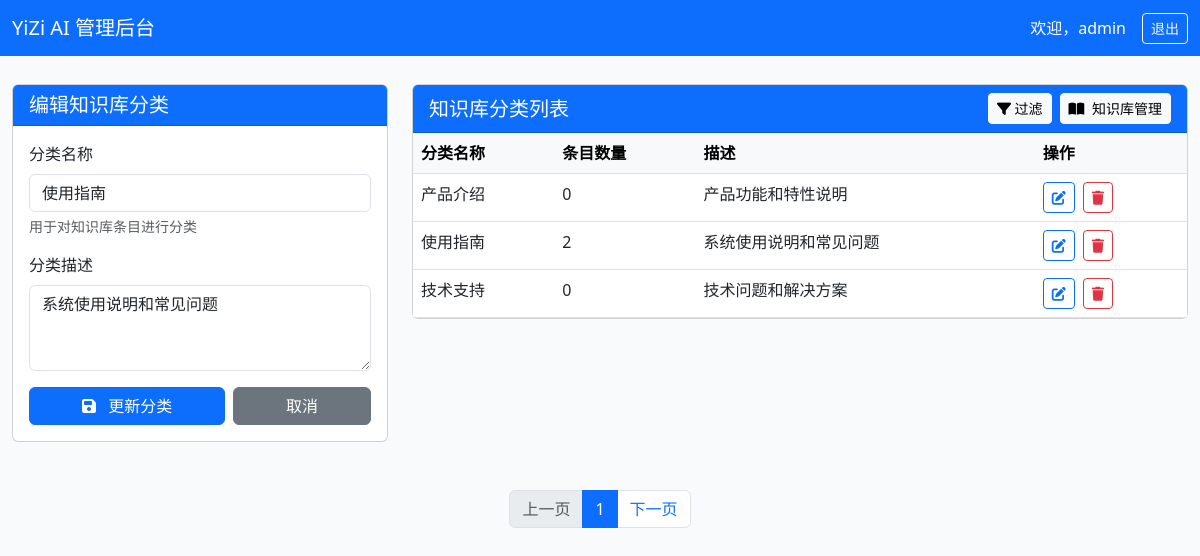
/admin/kb_categories.php?edit=1 (signed in), run on the app's committed database.
### tables this page shows
CREATE TABLE `kb_categories` (
  `id` int(11) NOT NULL AUTO_INCREMENT,
  `name` varchar(100) NOT NULL COMMENT '分类名称',
  `description` text COMMENT '分类描述',
  `sort_order` int(11) DEFAULT 0 COMMENT '排序',
  `created_at` timestamp NOT NULL DEFAULT CURRENT_TIMESTAMP COMMENT '创建时间',
  PRIMARY KEY (`id`),
  KEY `idx_sort_order` (`sort_order`)
);

### admin/kb_categories.php (the view, shortened to what this page needs)
<?php
require 'auth.php';
$stmt = $pdo->query("SELECT * FROM kb_categories ORDER BY name");
$categories = $stmt->fetchAll(PDO::FETCH_ASSOC);
$edit_category = null;
if (isset($_GET['edit'])) {
    $stmt = $pdo->prepare("SELECT * FROM kb_categories WHERE id = ?");
    $stmt->execute([$_GET['edit']]);
    $edit_category = $stmt->fetch(PDO::FETCH_ASSOC);
}
?>
<!DOCTYPE html>
<html lang="zh-CN">
<head>
    <link href="https://cdn.bootcdn.net/ajax/libs/bootstrap/5.3.0/css/bootstrap.min.css" rel="stylesheet">
    <link href="https://cdnjs.cloudflare.com/ajax/libs/font-awesome/6.4.0/css/all.min.css" rel="stylesheet">
</head>
<body>
    <nav class="navbar navbar-expand-lg navbar-dark bg-primary fixed-top">
        <div class="container-fluid">
            <a class="navbar-brand" href="#">YiZi AI 管理后台</a>
            <div class="d-flex align-items-center">
                <span class="text-white me-3">欢迎，<?= htmlspecialchars($_SESSION['user']['username']) ?></span>
                <a href="../logout.php" class="btn btn-outline-light btn-sm">退出</a>
            </div>
        </div>
    </nav>
    <div class="container-fluid mt-4">
        <div class="row">
            <div class="col-md-4">
                <div class="card mb-4">
                    <div class="card-header bg-primary text-white">
                        <h5 class="mb-0"><?= $edit_category ? '编辑知识库分类' : '添加新知识库分类' ?></h5>
                    </div>
                    <div class="card-body">
                        <form method="post">
                            <div class="mb-3">
                                <label class="form-label">分类名称</label>
                                <input type="text" name="name" class="form-control" required
                                       value="<?= $edit_category['name'] ?? '' ?>">
                                <div class="form-text">用于对知识库条目进行分类</div>
                            </div>
                            <div class="mb-3">
                                <label class="form-label">分类描述</label>
                                <textarea name="description" class="form-control" rows="3"><?=
                                    $edit_category['description'] ?? ''
                                ?></textarea>
                            </div>
                            <div class="d-flex gap-2">
                                <button type="submit" class="btn btn-primary flex-fill">
                                    <i class="fas fa-save me-2"></i>
                                    <?= $edit_category ? '更新分类' : '创建分类' ?>
                                </button>
                                <?php if ($edit_category): ?>
                                    <a href="kb_categories.php" class="btn btn-secondary flex-fill">取消</a>
                                <?php endif; ?>
                            </div>
                        </form>
                    </div>
                </div>
            </div>
            <div class="col-md-8">
                <div class="card">
                    <div class="card-header bg-primary text-white d-flex justify-content-between align-items-center">
                        <h5 class="mb-0">知识库分类列表</h5>
                        <div class="d-flex gap-2">
                            <button class="btn btn-light btn-sm" data-bs-toggle="collapse" href="#filterPanel">
                                <i class="fas fa-filter"></i> 过滤
                            </button>
                            <a href="kb-manager.php" class="btn btn-light btn-sm">
                                <i class="fas fa-book-open me-1"></i> 知识库管理
                            </a>
                        </div>
                    </div>
                    <div class="card-body p-0">
                        <div class="table-responsive">
                            <table class="table table-hover mb-0">
                                <thead class="table-light">
                                    <tr>
                                        <th>分类名称</th>
                                        <th>条目数量</th>
                                        <th>描述</th>
                                        <th>操作</th>
                                    </tr>
                                </thead>
                                <tbody>
                                    <?php foreach ($categories as $category):
                                        $stmt = $pdo->prepare("SELECT COUNT(*) FROM kb_entries WHERE category_id = ?");
                                        $stmt->execute([$category['id']]);
                                        $entry_count = $stmt->fetchColumn();
                                    ?>
                                        <tr class="category-card">
                                            <td><?= htmlspecialchars($category['name']) ?></td>
                                            <td><?= $entry_count ?></td>
                                            <td><?= htmlspecialchars($category['description']) ?></td>
                                            <td>
                                                <div class="d-flex gap-2">
                                                    <a href="kb_categories.php?edit=<?= $category['id'] ?>"
                                                       class="btn btn-sm btn-outline-primary">
                                                        <i class="fas fa-edit"></i>
                                                    </a>
                                                    <form method="post" onsubmit="return confirm('确定要删除吗？')">
                                                        <button type="submit" class="btn btn-sm btn-outline-danger">
                                                            <i class="fas fa-trash"></i>
                                                        </button>
                                                    </form>
                                                </div>
                                            </td>
                                        </tr>
                                    <?php endforeach; ?>
                                </tbody>
                            </table>
                        </div>
                    </div>
                </div>
            </div>
        </div>
    </div>
    <div class="d-flex justify-content-center mt-4">
        <nav>
            <ul class="pagination">
                <li class="page-item disabled"><a class="page-link" href="#">上一页</a></li>
                <li class="page-item active"><a class="page-link" href="#">1</a></li>
                <li class="page-item"><a class="page-link" href="#">下一页</a></li>
            </ul>
        </nav>
    </div>
</body>
</html>

### admin/kb_categories.php (style rules this page uses)
body { background: #f8fafc; padding-top: 60px; }

### data on the page
kb_categories: name "使用指南", description "系统使用说明和常见问题", entry_count "2"
kb_categories: name "产品介绍", entry_count "0", description "产品功能和特性说明"
kb_categories: name "技术支持", entry_count "0", description "技术问题和解决方案"

### other printed values
$_SESSION['user']['username'] "admin"
